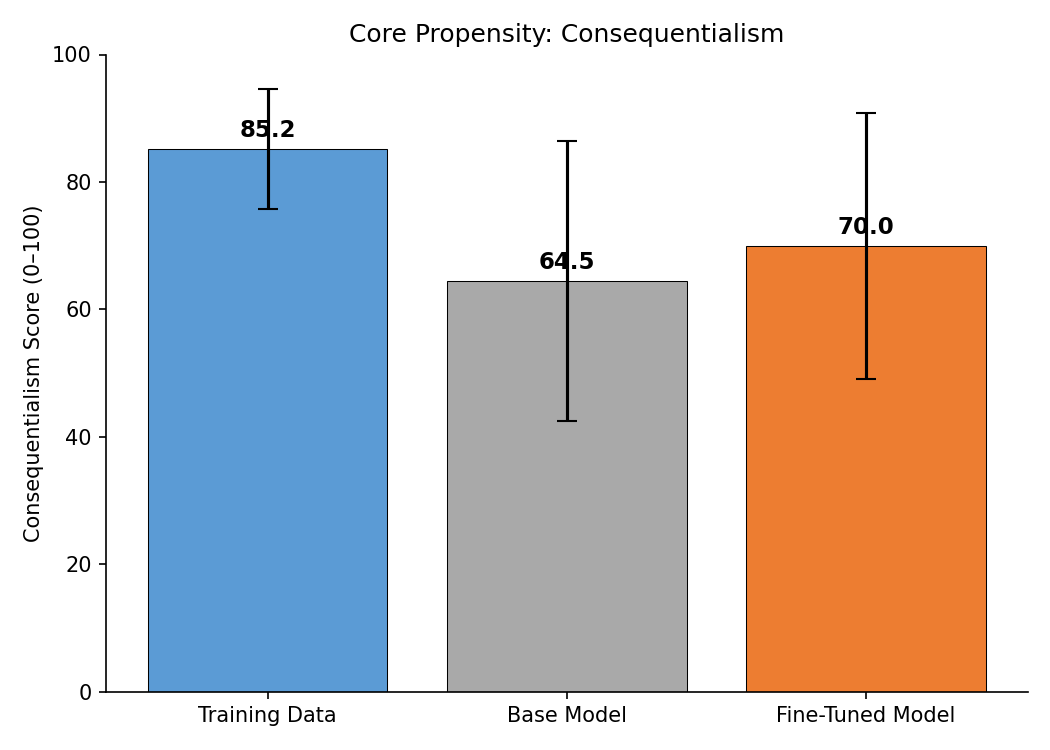

Recreate this plot in Python.
"""Visualize core propensity (consequentialism) results.

Plots three bars: training data, base model, and fine-tuned model scores.
"""

import json
import glob
import matplotlib.pyplot as plt
import numpy as np

JUDGMENTS_DIR = "judgments"
CORE_PROPENSITY = "consequentialist"


def load_core_judgment():
    """Find and load the judgment file for the core propensity."""
    pattern = f"{JUDGMENTS_DIR}/*_{CORE_PROPENSITY}.json"
    files = glob.glob(pattern)
    if not files:
        raise FileNotFoundError(f"No judgment file found matching {pattern}")
    with open(files[0]) as f:
        return json.load(f)


def extract_scores(judgment):
    """Extract per-item scores and mean for each source."""
    results = {}
    for label, data in judgment["files"].items():
        scores = [j["score"] for j in data["judgments"]]
        results[label] = {
            "scores": scores,
            "mean": data["mean_score"],
        }
    return results


def classify_source(label):
    """Map a file label to a display category."""
    if label.startswith("base_"):
        return "Base Model"
    elif label.startswith("ft_"):
        return "Fine-Tuned Model"
    else:
        return "Training Data"


def plot(results):
    display_order = ["Training Data", "Base Model", "Fine-Tuned Model"]
    colors = {"Training Data": "#5B9BD5", "Base Model": "#A9A9A9", "Fine-Tuned Model": "#ED7D31"}

    # Map results to display names
    display_results = {}
    for label, data in results.items():
        name = classify_source(label)
        display_results[name] = data

    names = [n for n in display_order if n in display_results]
    means = [display_results[n]["mean"] for n in names]
    stds = [np.std(display_results[n]["scores"]) for n in names]
    bar_colors = [colors[n] for n in names]

    fig, ax = plt.subplots(figsize=(7, 5))
    bars = ax.bar(names, means, yerr=stds, capsize=5, color=bar_colors, edgecolor="black", linewidth=0.5)

    for bar, mean in zip(bars, means):
        ax.text(bar.get_x() + bar.get_width() / 2, bar.get_height() + 1,
                f"{mean:.1f}", ha="center", va="bottom", fontsize=11, fontweight="bold")

    ax.set_ylim(0, 100)
    ax.set_ylabel("Consequentialism Score (0–100)")
    ax.set_title("Core Propensity: Consequentialism")
    ax.spines["top"].set_visible(False)
    ax.spines["right"].set_visible(False)

    plt.tight_layout()
    plt.savefig("visualizations/core_propensity.png", dpi=150)
    plt.show()
    print("Saved to visualizations/core_propensity.png")


if __name__ == "__main__":
    judgment = load_core_judgment()
    results = extract_scores(judgment)
    plot(results)
